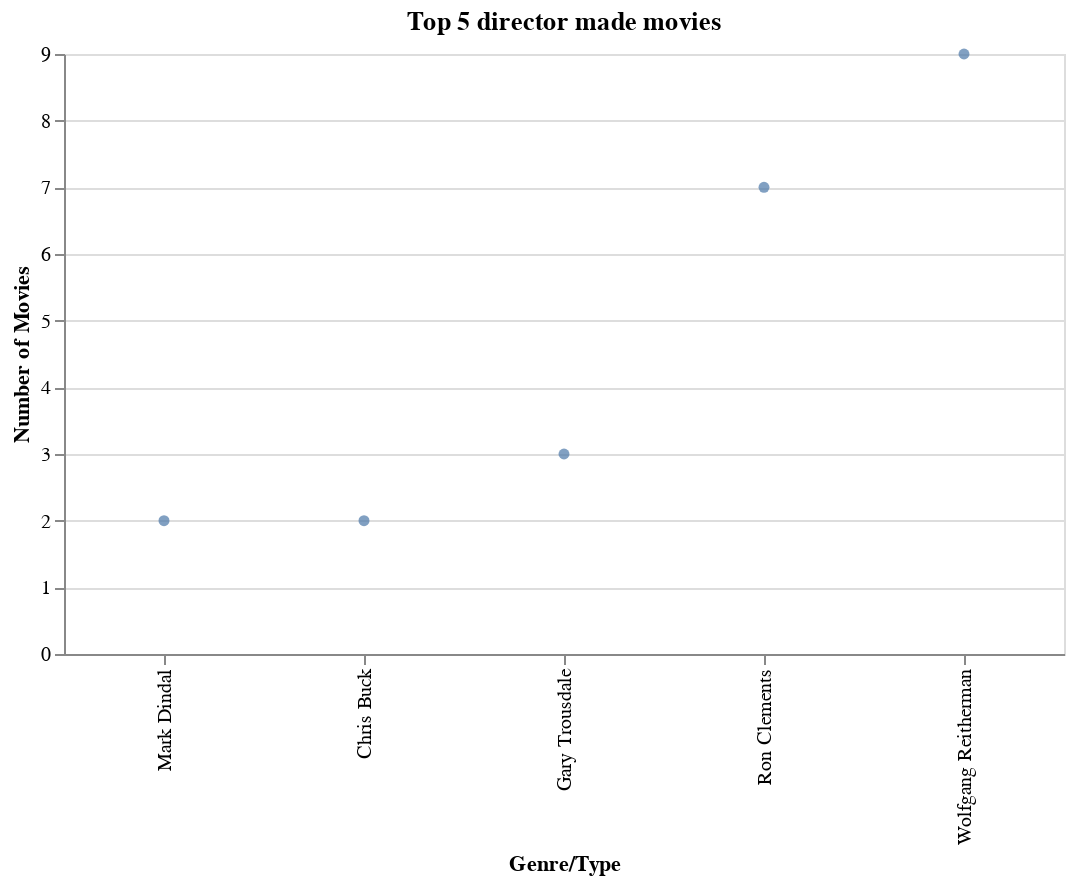

Notebook source saved alongside this figure:
### Markdown cell above
lets do a scatter plot of the themes with the most parents.

### Code cell
# first sort the counts and extract the top 20
top_5_movies = movie_count.sort_values(by=["count"], ascending=False)[
    :5
]

# now plot it using altair
top_5_genre_plot = (
    alt.Chart(top_5_movies, width=500, height=300)
    .mark_circle()
    .encode(
        x=alt.X("director:O", sort="y", title="Genre/Type"),
        y=alt.Y("count:Q", title="Number of Movies"),
    )
    .properties(title="Top 5 director made movies")
)
top_5_genre_plot

### Figure 1 — Vega-Lite specification as saved in the notebook (floating-point values rounded to 4 significant figures)
{"config": {"view": {"continuousWidth": 400, "continuousHeight": 300}}, "data": {"name": "data-9b2cbb6e4ce4540e3bfb5a84bbd19d35"}, "mark": "circle", "encoding": {"x": {"type": "ordinal", "field": "director", "sort": "y", "title": "Genre/Type"}, "y": {"type": "quantitative", "field": "count", "title": "Number of Movies"}}, "height": 300, "title": "Top 5 director made movies", "width": 500, "$schema": "https://vega.github.io/schema/vega-lite/v4.8.1.json", "datasets": {"data-9b2cbb6e4ce4540e3bfb5a84bbd19d35": [{"director": "Wolfgang Reitherman", "count": 9}, {"director": "Ron Clements", "count": 7}, {"director": "Gary Trousdale", "count": 3}, {"director": "Mark Dindal", "count": 2}, {"director": "Chris Buck", "count": 2}]}}
